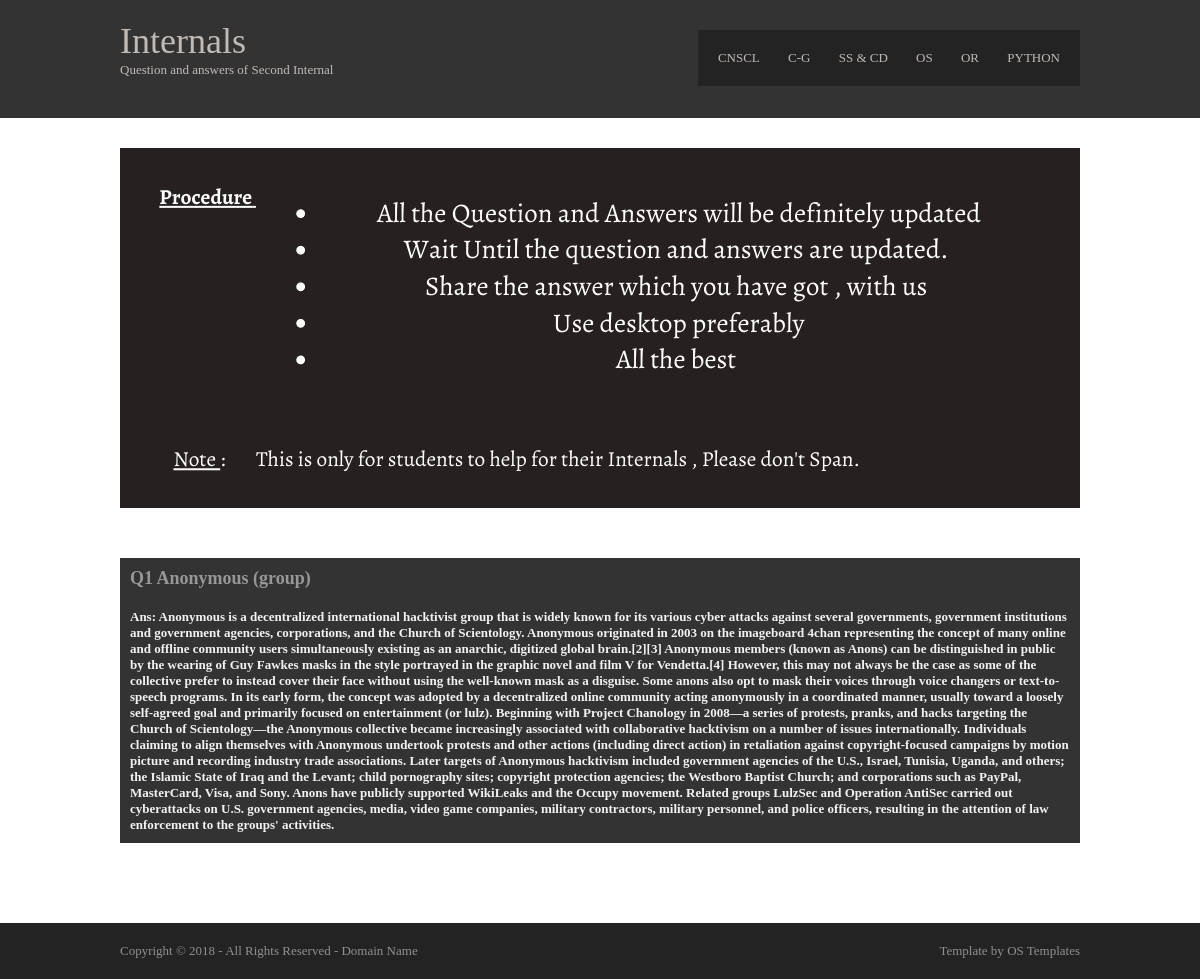
The page /cryptography on the database as committed earlier.
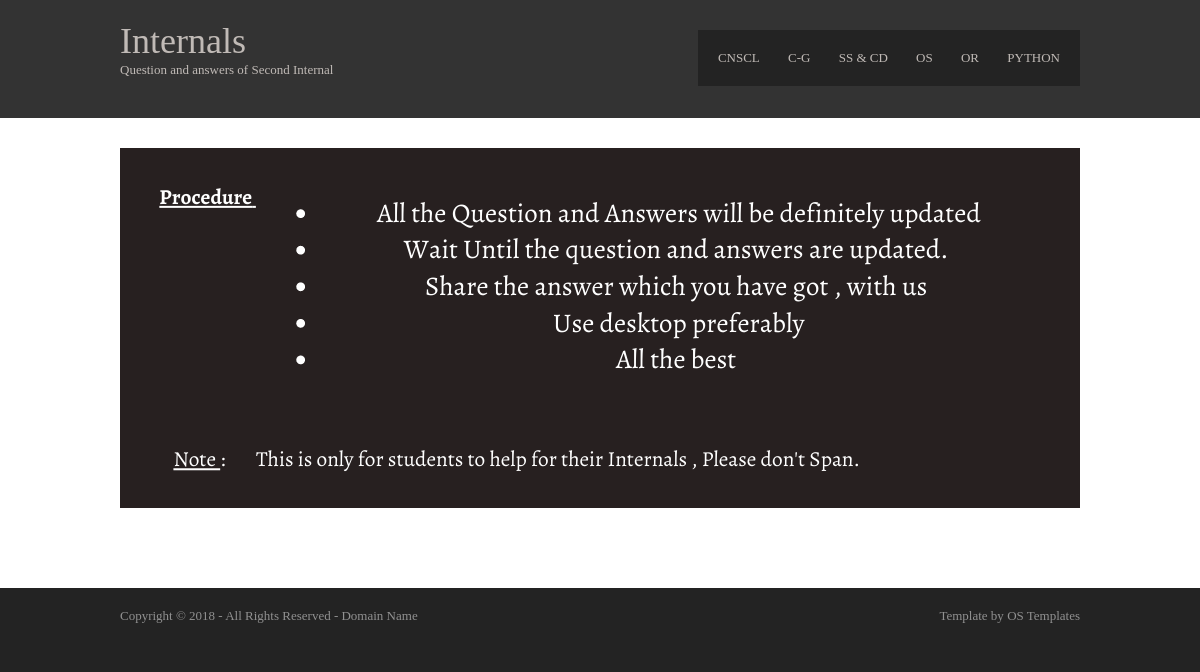
The same page on the database as committed later.
### CSE_NOTES/models.py (models this page shows)
class cnscl(models.Model):
    qno = models.PositiveIntegerField()
    question = models.TextField()
    answer = models.TextField()

### CSE_NOTES/views.py (the view)
# urls.py: path('cryptography', views.cryptography, name="cnscl"),
def cryptography(request):
    anss = cnscl.objects.all().order_by('qno')
    return render(request, "index.html", {'anss': anss})

### templates/index.html (shortened to what this page needs)
{%  load static %}
<!DOCTYPE html>
<html lang="en" dir="ltr">
<head>
<link rel="stylesheet" href="{% static 'styles/layout.css' %}" type="text/css">
</head>
<body>
<div class="wrapper row1">
  <header id="header" class="clear">
    <div id="hgroup">
      <h1><a href="#">Internals</a></h1>
      <h2>Question and answers of Second Internal </h2>
    </div>
    <nav>
      <ul>
        <li><a href="http://127.0.0.1:8000/cryptography">CNSCL</a></li>
        <li><a href="http://127.0.0.1:8000/computergraphics">C-G</a></li>
        <li><a href="http://127.0.0.1:8000/systemsofware">SS & CD</a></li>
        <li><a href="http://127.0.0.1:8000/operatingsystem">OS</a></li>
        <li><a href="http://127.0.0.1:8000/operationalresearch">OR</a></li>
        <li class="last"><a href="http://127.0.0.1:8000/python">PYTHON</a></li>
      </ul>
    </nav>
  </header>
</div>
<div class="wrapper row2">
  <div id="container" class="clear">
    <section id="slider"><a href="#"><img src="{%  static 'images/demo/690x360.PNG' %}" alt=""></a></section>
      <section id="slider">
        {% for ans in anss %}
            <div class="question">Q{{ ans.qno }} {{ ans.question }}</div>
            <div class="answer">Ans: {{ ans.answer }}</div>
        {% endfor %}
       </section>
    </div>
  </div>
<div class="wrapper row3">
  <footer id="footer" class="clear">
    <p class="fl_left">Copyright &copy; 2018 - All Rights Reserved - <a href="#">Domain Name</a></p>
    <p class="fl_right">Template by <a target="_blank" href="https://www.os-templates.com/" title="Free Website Templates">OS Templates</a></p>
  </footer>
</div>
</body>
</html>

### assets/styles/layout.css (style rules this page uses)
html { overflow-y:scroll; }
body { margin:0; padding:0; font-size:13px; font-family:Georgia, "Times New Roman", Times, serif; color:#919191; background-color:#232323; }
.clear:after { content:"."; display:block; height:0; clear:both; visibility:hidden; line-height:0; }
.clear { display:block; clear:both; }
a { outline:none; text-decoration:none; }
.fl_left { float:left; }
.fl_right { float:right; }
img { margin:0; padding:0; border:none; line-height:normal; vertical-align:middle; }
address, article, aside, figcaption, figure, footer, header, nav, section { display:block; margin:0; padding:0; }
div.wrapper { display:block; width:100%; margin:0; padding:0; text-align:left; }
.row1, .row1 a { color:#C0BAB6; background-color:#333333; }
.row2 { color:#979797; background-color:#FFFFFF; }
.row2 a { color:#FF9900; background-color:#FFFFFF; }
.row3, .row3 a { color:#919191; background-color:#232323; }
#header, #container, #footer { display:block; width:960px; margin:0 auto; }
nav ul { margin:0; padding:0; list-style:none; }
h1, h2, h3, h4, h5, h6 { margin:0; padding:0; font-size:16px; font-weight:bold; font-style:normal; line-height:normal; text-transform:uppercase; }
#header { padding:20px 0; }
#header #hgroup { float:left; margin:0 0 20px 0; }
#header #hgroup h1, #header #hgroup h2 { font-weight:normal; text-transform:none; }
#header #hgroup h1 { font-size:36px; }
#header #hgroup h2 { font-size:13px; }
#header nav { display:block; float:right; margin:10px 0 0 0; padding:20px 0; color:#C0BAB6; background-color:#232323; }
#header nav ul { padding:0 20px; }
#header nav li { display:inline; margin-right:25px; text-transform:uppercase; }
#header nav li.last { margin-right:0; }
#header nav li a { color:#C0BAB6; background-color:#232323; }
#container { padding:30px 0; }
#container section { display:block; width:100%; margin:0 0 30px 0; padding:0; }
#container #slider { margin-bottom:50px; }
#footer { padding:20px 0; }
#footer p { margin:0; padding:0; }

Rows that differ between the two databases and show on the page:
removed cnscl: qno "1", question "Anonymous (group)", answer "Anonymous is a decentralized international hacktivist group that is widely known for its various cyber attacks against several governments, government institutions and government agencies, corporations, and the Church of Scientology. Anonymous originated in 2003 on the imageboard 4chan representing the concept of many online and offline community users simultaneously existing as an anarchic, digitized global brain.[2][3] Anonymous members (known as Anons) can be distinguished in public by the wearing of Guy Fawkes masks in the style portrayed in the graphic novel and film V for Vendetta.[4] However, this may not always be the case as some of the collective prefer to instead cover their face…"
